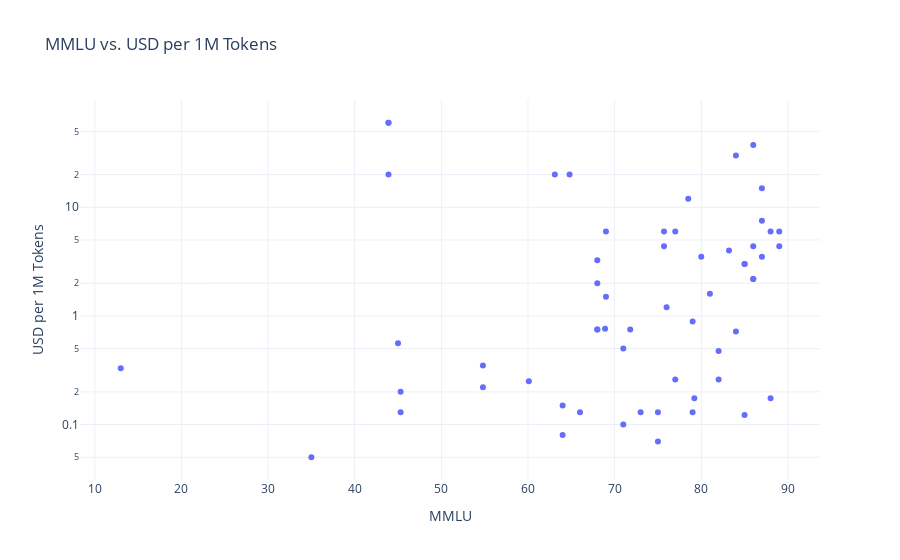

Write notebook code for a chart like this one.
### Markdown cell above
## Explore the data

### Code cell
# Plot 'MMLU' vs. 'USD per 1M Tokens'
fig = px.scatter(aa_df, x='MMLU', y='USD per 1M Tokens', hover_data=['Model Name'], title='MMLU vs. USD per 1M Tokens')
fig.update_layout(yaxis_type='log')
fig.show()

### Figure 1 — Plotly figure (JSON) as saved in the notebook; plotly's stock layout.template omitted (floating-point values rounded to 4 significant figures)
{"data": [{"customdata": [["GPT-3"], ["GPT-3"], ["GPT-3"], ["GPT-3.5"], ["GPT-4"], ["GPT-3.5 Turbo"], ["GPT-3.5 Turbo"], ["Llama-2-Chat-7B"], ["Llama-2-Chat-13B"], ["GPT-3.5 Turbo"], ["GPT-4 Turbo"], ["Llama 2-7B"], ["Llama 2-70B Chat"], ["Llama 2-13B"], ["GPT-3"], ["GPT-3.5 Turbo"], ["Mistral-Small-2024-02"], ["Mistral-Large-2024-02"], ["Claude-3-Haiku"], ["Claude-3-Sonnet"], ["Claude-3-Opus"], ["Llama-3-Instruct-70B"], ["Llama-3-Instruct-8B"], ["Mistral-8x22"], ["Llama 2-13B"], ["Llama 2-7B"], ["Gemini-1.5-Pro-2024-05"], ["Gemini-1.5-Flash-2024-05"], ["GPT-4o-2024-05"], ["Mistral-Large-2-2024-06"], ["Mistral-NeMo"], ["Claude-3.5-Haiku"], ["Claude-3.5-Sonnet-2024-06"], ["Gemma-2-9B"], ["Gemma-2-27B"], ["Llama-3.1-Instruct-405B"], ["Llama-3.1-Instruct-8B"], ["Llama-3.1-Instruct-70B"], ["GPT-4o-mini"], ["GPT-4o-2024-08"], ["Claude Instant"], ["Claude 2"], ["Claude 2.1"], ["Gemini 1.0 Pro"], ["Cohere Command"], ["Cohere Command Light"], ["Command R"], ["Command R+"], ["Gemini-1.5-Pro-2024-09"], ["Gemini-1.5-Flash-2024-09"], ["Llama-3.2-Instruct-3B"], ["Llama-3.2-Instruct-1B"], ["DeepSeek-Coder-V2 236B"], ["o1-preview"], ["o1-mini"], ["Jamba 1.5-Large"], ["Command R+"], ["Reka Core"], ["Mistral 7B"], ["Gemini-1.5-Flash-8B"], ["Claude-3.5-Sonnet-2024-10"], ["GPT-4o-2024-11"], ["Mistral-Large-2-2024-11"], ["o1"], ["DeepSeek-V3"], ["Phi 4"], ["Mistral Small 3"], ["DeepSeek-R1"], ["o3-mini"], ["o1-mini"], ["Gemini 2.0 Flash"]], "hovertemplate": "MMLU=%{x}<br>USD per 1M Tokens=%{y}<br>Model Name=%{customdata[0]}<extra></extra>", "legendgroup": "", "marker": {"color": "#636efa", "symbol": "circle"}, "mode": "markers", "name": "", "orientation": "v", "showlegend": false, "type": "scatter", "x": [43.9, 43.9, 43.9, 64.8, 86, 68, 68, 13, 45, 68, 87, 45.3, 68.9, 54.8, 63.1, 68, 69, 69, 71, 77, 84, 79, 64, 76, 54.8, 45.3, 86, 79, 87, 85, 66, 81, 88, 73, 77, 87, 71, 84, 82, 89, null, 78.5, null, 71.8, null, null, null, 75.7, 86, 75, 64, 35, 79.2, null, null, 80, 75.7, 83.2, 60.1, 75, 89, 86, 85, null, null, 85, 82, null, null, null, 88], "xaxis": "x", "y": [60, 60, 20, 20, 37.5, 2, 3.25, 0.33, 0.56, 0.75, 15, 0.2, 0.7625, 0.35, 20, 0.75, 1.5, 6, 0.5, 6, 30, 0.89, 0.15, 1.2, 0.22, 0.13, 2.19, 0.13, 7.5, 3, 0.13, 1.6, 6, 0.13, 0.26, 3.5, 0.1, 0.72, 0.26, 4.38, 1.2, 12, 12, 0.75, 1.625, 0.375, 0.75, 6, 2.19, 0.13, 0.08, 0.05, 0.175, 26.25, 5.25, 3.5, 4.375, 4, 0.25, 0.07, 6, 4.38, 3, 26.25, 0.4775, 0.1225, 0.475, 0.96, 1.925, 1.925, 0.175], "yaxis": "y"}], "layout": {"legend": {"tracegroupgap": 0}, "title": {"text": "MMLU vs. USD per 1M Tokens"}, "xaxis": {"anchor": "y", "domain": [0, 1], "title": {"text": "MMLU"}}, "yaxis": {"anchor": "x", "domain": [0, 1], "title": {"text": "USD per 1M Tokens"}, "type": "log"}}}
